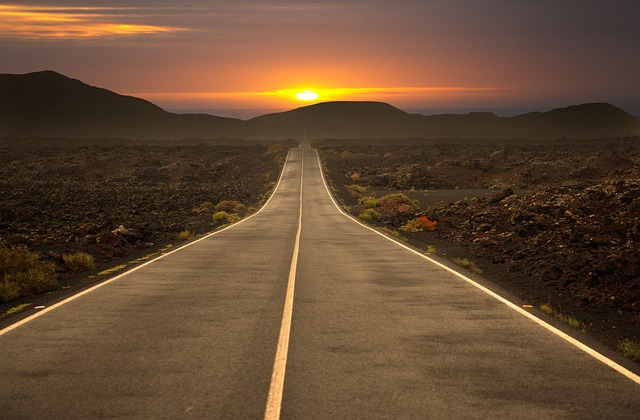
#> input picture road.jpg, 640 x 420 px
$ jupyter execute lane.ipynb   (shell and % lines are left out)
#> lines starting #> are read from the running program, lines starting #| are printed output that depends on the picture; after the words box and inside, x2 and y2 are one past the last pixel; in counts of white or black regions, pixels touching at a corner belong together
[cell 1]
import matplotlib.image as mpimage
from matplotlib import pyplot as plt

[cell 2]
image = mpimage.imread('road.jpg')
#> image is the input picture: shape (420, 640, 3); mean R, G, B 100.8, 74.2, 51

[cell 3]
plt.imshow(image)

[cell 4]
height = image.shape[0]
#> height = 420
width = image.shape[1]
#> width = 640
chenall = image.shape[2]
#> chenall = 3

[cell 5]
region_of_interest_vertices = [
    (0, height),
    (width / 2, height / 2),
    (width, height),
]
#> region_of_interest_vertices = [(0, 420), (320, 210), (640, 420)]

[cell 6]
region_of_interest_vertices
#> Out = [(0, 420), (320, 210), (640, 420)]

[cell 7]
import cv2 as cv

[cell 8]
import numpy as np
import cv2
def region_of_interest(img, vertices):
    # Define a blank matrix that matches the image height/width.
    mask = np.zeros_like(img)
    # Retrieve the number of color channels of the image.
    channel_count = img.shape[2]
    # Create a match color with the same color channel counts.
    match_mask_color = (255,) * channel_count

    # Fill inside the polygon
    cv2.fillPoly(mask, vertices, match_mask_color)

    # Returning the image only where mask pixels match
    masked_image = cv2.bitwise_and(img, mask)
    return masked_image

[cell 9]
import matplotlib.pyplot as plt
import matplotlib.image as mpimg
region_of_interest_vertices = [
    (0, height),
    (0, height/1.5),

    (width / 2, height / 4),
    (width, height/1.5),

    (width, height),
]
image = mpimg.imread('road.jpg')
cropped_image = region_of_interest(
    image,
    np.array([region_of_interest_vertices], np.int32),
)
#> in region_of_interest, `cv2.fillPoly(mask, vertices, match_mask_color)`:
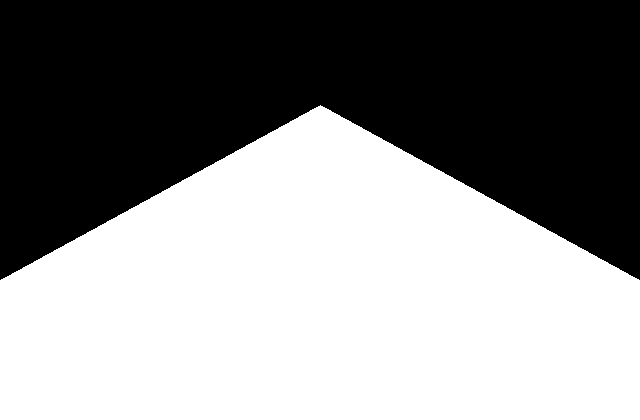
#> mask: shape (420, 640, 3); 54.1% white; 1 black region, box (x1, y1, x2, y2) and area: (0, 0, 640, 280) 123290
#> in region_of_interest, `masked_image = cv2.bitwise_and(img, mask)`:
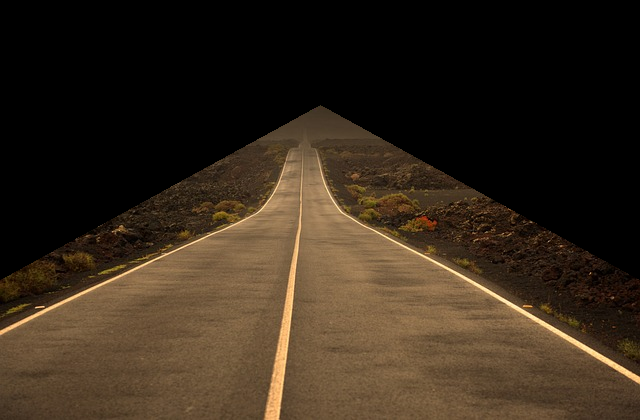
#> masked_image: shape (420, 640, 3); mean R, G, B 54.4, 41.6, 27.5
plt.figure()
plt.imshow(cropped_image)
plt.show()

$ run again, with college.png saved as road.jpg
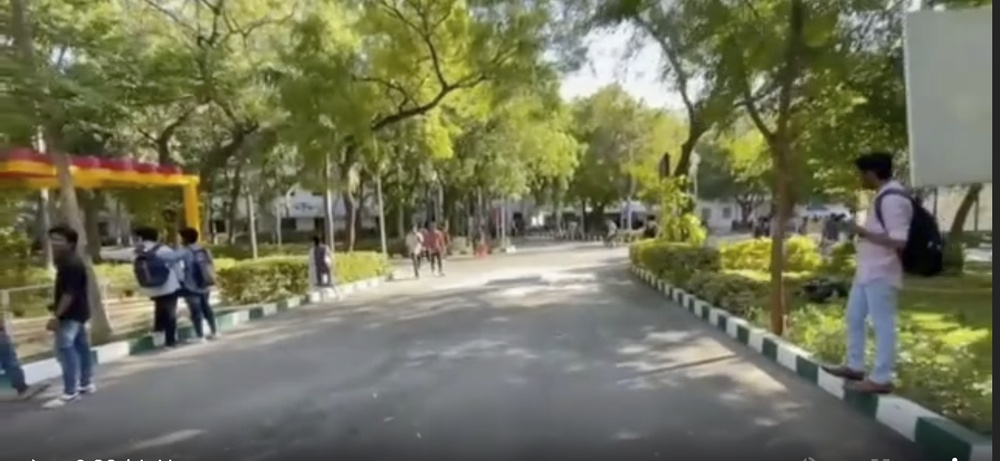
#> input picture college.png, 1000 x 461 px, shrunk from 1548 x 714 before the run
#> image is the input picture: shape (461, 1000, 3); mean R, G, B 114.6, 115.9, 90.2
#> in region_of_interest, `cv2.fillPoly(mask, vertices, match_mask_color)`:
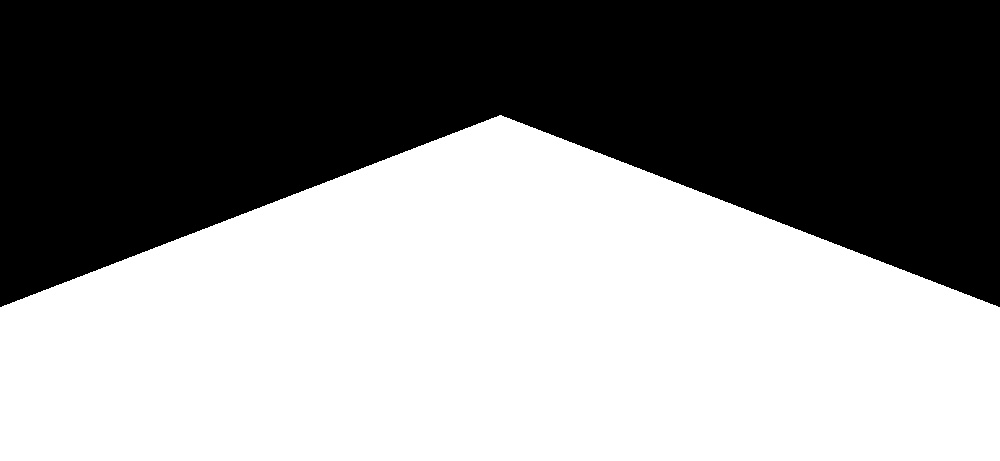
#> mask: shape (461, 1000, 3); 54.2% white; 1 black region, box (x1, y1, x2, y2) and area: (0, 0, 1000, 307) 211096
#> in region_of_interest, `masked_image = cv2.bitwise_and(img, mask)`:
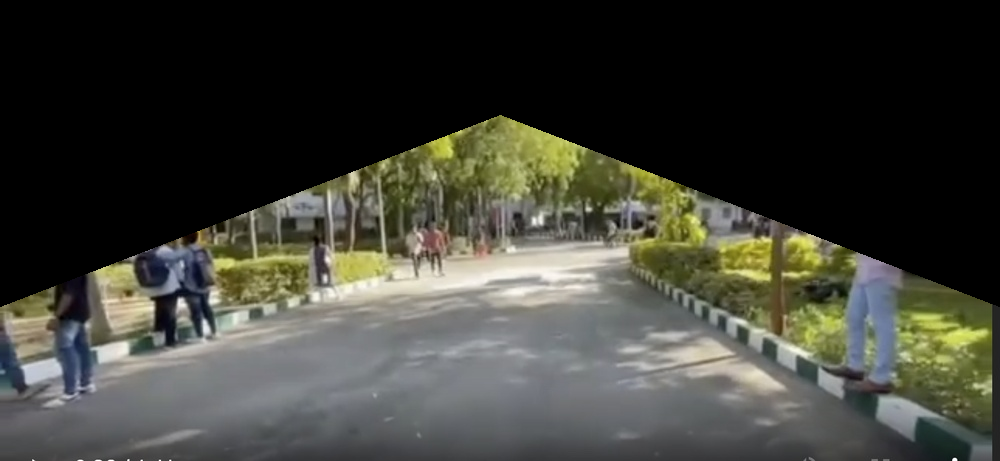
#> masked_image: shape (461, 1000, 3); mean R, G, B 62.3, 62.9, 55

$ run again, with r.png saved as road.jpg
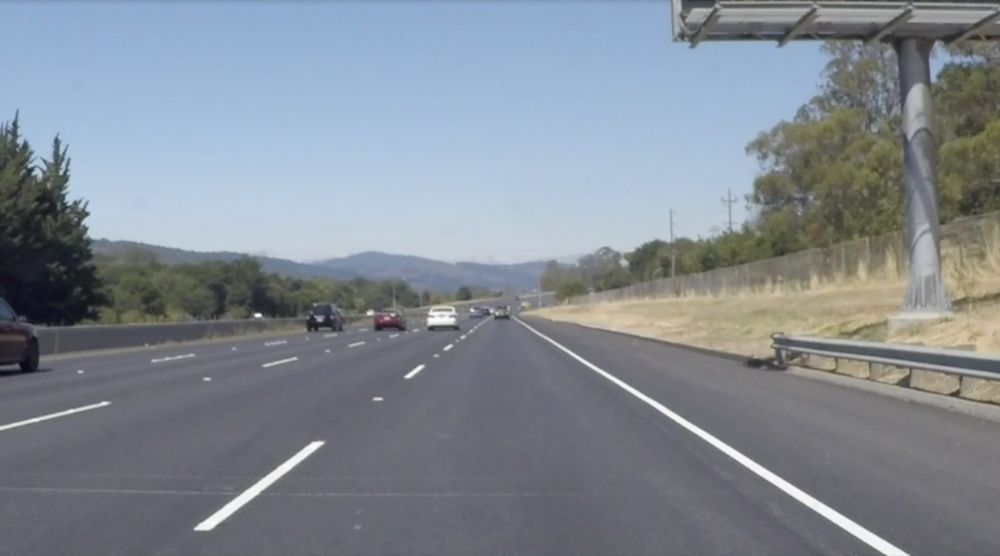
#> input picture r.png, 1000 x 556 px, shrunk from 2868 x 1594 before the run
#> image is the input picture: shape (556, 1000, 3); mean R, G, B 130.3, 137.8, 146.8
#> in region_of_interest, `cv2.fillPoly(mask, vertices, match_mask_color)`:
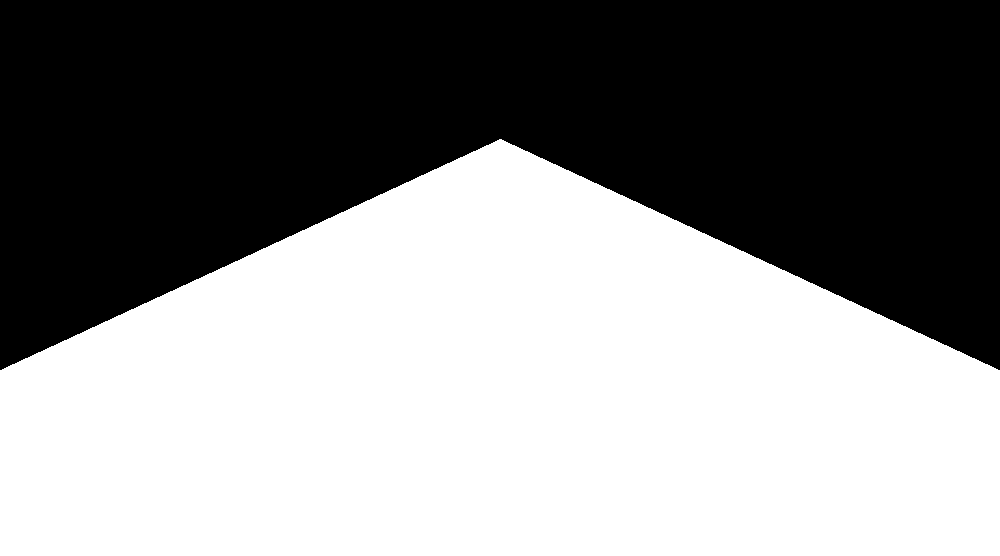
#> mask: shape (556, 1000, 3); 54.2% white; 1 black region, box (x1, y1, x2, y2) and area: (0, 0, 1000, 370) 254616
#> in region_of_interest, `masked_image = cv2.bitwise_and(img, mask)`:
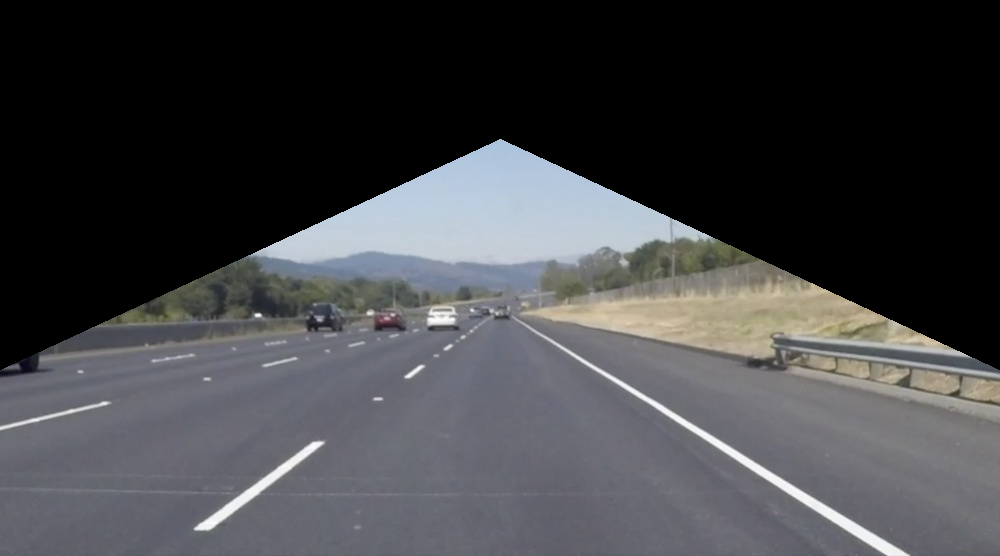
#> masked_image: shape (556, 1000, 3); mean R, G, B 66.1, 66.8, 69.6
